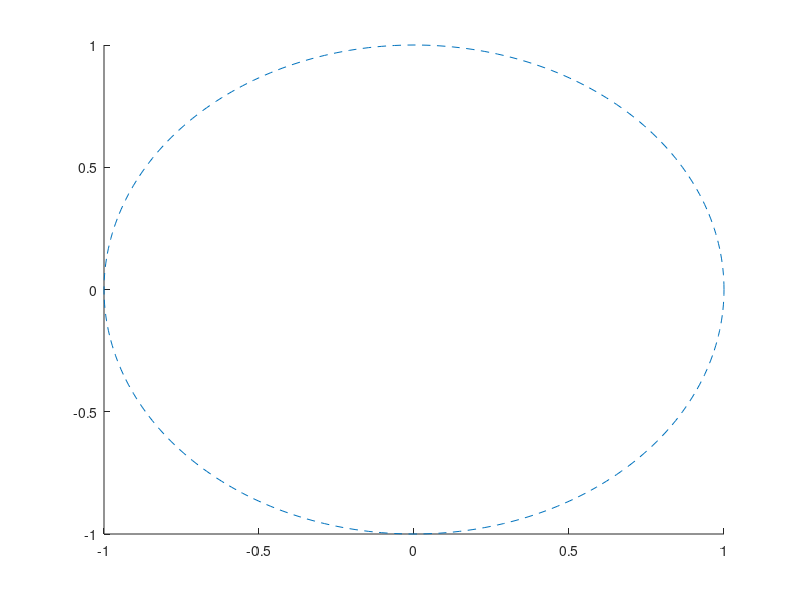

Write the MATLAB code that produced this figure.

function h=ellipse(ra,rb,ang,x0,y0,C,Nb)
% Ellipse adds ellipses to the current plot
%
% ELLIPSE(ra,rb,ang,x0,y0) adds an ellipse with semimajor axis of ra,
% a semimajor axis of radius rb, a semimajor axis of ang, centered at
% the point x0,y0.
%
% The length of ra, rb, and ang should be the same. 
% If ra is a vector of length L and x0,y0 scalars, L ellipses
% are added at point x0,y0.
% If ra is a scalar and x0,y0 vectors of length M, M ellipse are with the same 
% radii are added at the points x0,y0.
% If ra, x0, y0 are vectors of the same length L=M, M ellipses are added.
% If ra is a vector of length L and x0, y0 are  vectors of length
% M~=L, L*M ellipses are added, at each point x0,y0, L ellipses of radius ra.
%
% ELLIPSE(ra,rb,ang,x0,y0,C)
% adds ellipses of color C. C may be a string ('r','b',...) or the RGB value. 
% If no color is specified, it makes automatic use of the colors specified by 
% the axes ColorOrder property. For several circles C may be a vector.
%
% ELLIPSE(ra,rb,ang,x0,y0,C,Nb), Nb specifies the number of points
% used to draw the ellipse. The default value is 300. Nb may be used
% for each ellipse individually.
%
% h=ELLIPSE(...) returns the handles to the ellipses.
%
% usage exmple: the following produces a red ellipse centered at 1,1
% and tipped down at a 45 deg axis from the x axis
% ellipse(1,2,pi/4,1,1,'r')
%
% note that if ra=rb, ELLIPSE plots a circle
%
% written by D.G. Long, Brigham Young University, based on the
% CIRCLES.m original 
% written by Peter Blattner, Institute of Microtechnology, University of 
% Neuchatel, Switzerland, blattner@imt.unine.ch
% Check the number of input arguments 
if nargin<1,
  ra=[];
end;
if nargin<2,
  rb=[];
end;
if nargin<3,
  ang=[];
end;
if nargin<5,
  x0=[];
  y0=[];
end;
 
if nargin<6,
  C=[];
end
if nargin<7,
  Nb=[];
end
% set up the default values
if isempty(ra),ra=1;end;
if isempty(rb),rb=1;end;
if isempty(ang),ang=0;end;
if isempty(x0),x0=0;end;
if isempty(y0),y0=0;end;
if isempty(Nb),Nb=300;end;
if isempty(C),C=get(gca,'colororder');end;
% work on the variable sizes
x0=x0(:);
y0=y0(:);
ra=ra(:);
rb=rb(:);
ang=ang(:);
Nb=Nb(:);
if isstr(C),C=C(:);end;
if length(ra)~=length(rb),
  error('length(ra)~=length(rb)');
end;
if length(x0)~=length(y0),
  error('length(x0)~=length(y0)');
end;
% how many inscribed elllipses are plotted
if length(ra)~=length(x0)
  maxk=length(ra)*length(x0);
else
  maxk=length(ra);
end;
% drawing loop
for k=1:maxk
  
  if length(x0)==1
    xpos=x0;
    ypos=y0;
    radm=ra(k);
    radn=rb(k);
    if length(ang)==1
      an=ang;
    else
      an=ang(k);
    end;
  elseif length(ra)==1
    xpos=x0(k);
    ypos=y0(k);
    radm=ra;
    radn=rb;
    an=ang;
  elseif length(x0)==length(ra)
    xpos=x0(k);
    ypos=y0(k);
    radm=ra(k);
    radn=rb(k);
    an=ang(k);
  else
    rada=ra(fix((k-1)/size(x0,1))+1);
    radb=rb(fix((k-1)/size(x0,1))+1);
    an=ang(fix((k-1)/size(x0,1))+1);
    xpos=x0(rem(k-1,size(x0,1))+1);
    ypos=y0(rem(k-1,size(y0,1))+1);
  end;
  co=cos(an);
  si=sin(an);
  the=linspace(0,2*pi,Nb(rem(k-1,size(Nb,1))+1,:)+1);
%  x=radm*cos(the)*co-si*radn*sin(the)+xpos;
%  y=radm*cos(the)*si+co*radn*sin(the)+ypos;
  p=line(radm*cos(the)*co-si*radn*sin(the)+xpos,radm*cos(the)*si+co*radn*sin(the)+ypos);
  set(p,'color',C(rem(k-1,size(C,1))+1,:),'LineStyle','--');
  
  if nargout > 0
    h(k)=p;
  end
  
end;
